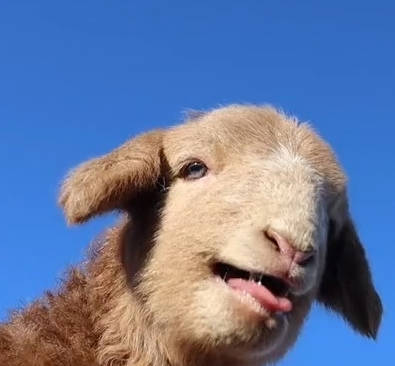
//> input picture 第3章、图像处理与鼠标事件/04图像像素值统计/image.jpg, 395 x 366 px
$ ./main   (built with g++ and OpenCV 4)
//> lines starting //> are read from the running program, lines starting //| are printed output that depends on the picture
#include <iostream>

#include <opencv2/core/utils/logger.hpp>
#include <opencv2/opencv.hpp>

using namespace cv;
using namespace std;

int main(int argc, char const* argv[]) {
	utils::logging::setLogLevel(utils::logging::LOG_LEVEL_SILENT);
	Mat src = imread("image.jpg", IMREAD_COLOR);
//> src is the input picture: 366 rows x 395 cols, CV_8UC3; mean B, G, R 158, 120.6, 104
	// 初始化输出参数
	double minVal = 0.0, maxVal = 0.0;
	Point minLoc, maxLoc;
	Mat mean, stddev;

	vector<Mat> mv;

	if (src.empty()) {
		printf("could not load image……\n");
		return -1;
	}

	split(src, mv);
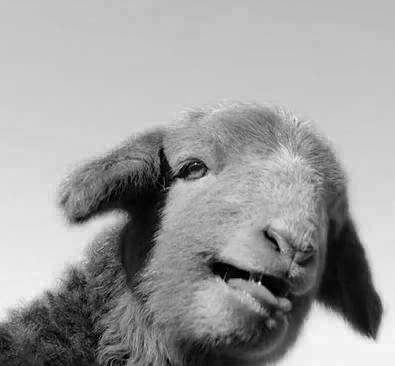
//> mv[0]: 366 rows x 395 cols, CV_8UC1; min 0, max 250, mean 158
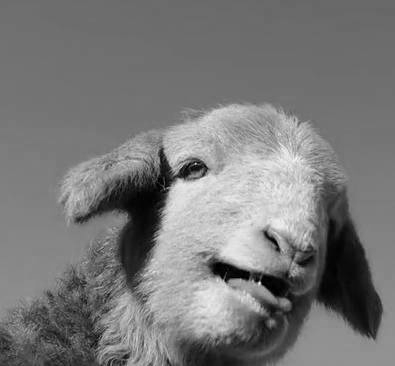
//> mv[1]: 366 rows x 395 cols, CV_8UC1; min 0, max 253, mean 120.6
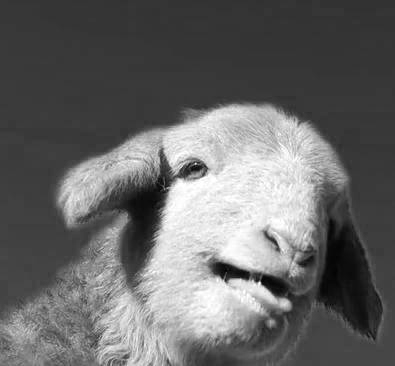
//> mv[2]: 366 rows x 395 cols, CV_8UC1; min 1, max 255, mean 104
	for (int i = 0; i <= src.dims; i++)
	{
		// 查找最大值和最小值及其位置
		minMaxLoc(mv[i], &minVal, &maxVal, &minLoc, &maxLoc);

		cout << "Chennel = " << i << ",minv = " << minVal << ", maxv = " << maxVal << endl;
		cout << "Min location: (" << minLoc.x << ", " << minLoc.y << ")" << endl;
		cout << "Max location: (" << maxLoc.x << ", " << maxLoc.y << ")" << endl;
		cout << endl;
	}
//> this loop made 3 passes
//> (maxVal, minLoc, maxLoc) on passes 1 to 2: (250, Point(161, 151), Point(344, 332)), (253, Point(189, 164), Point(296, 158))
//> (minVal, maxVal, minLoc, maxLoc) on pass 3: (1, 255, Point(225, 270), Point(282, 145))
//| Chennel = 0,minv = 0, maxv = 250
//| Min location: (161, 151)
//| Max location: (344, 332)
//| Chennel = 1,minv = 0, maxv = 253
//| Min location: (189, 164)
//| Max location: (296, 158)
//| Chennel = 2,minv = 1, maxv = 255
//| Min location: (225, 270)
//| Max location: (282, 145)


	meanStdDev(src, mean, stddev);
//> mean = [158, 120.6, 104]; stddev = [64.43, 46.09, 68.12]
	cout << "\n\nmean = " << mean << "\n\nstddev = " << stddev << endl;
//| mean = [157.9733969703258;
//|  120.550556823684;
//|  104.0228332295774]
//| stddev = [64.43150717300794;
//|  46.09144434889883;
//|  68.11760779400974]

	return 0;

}
